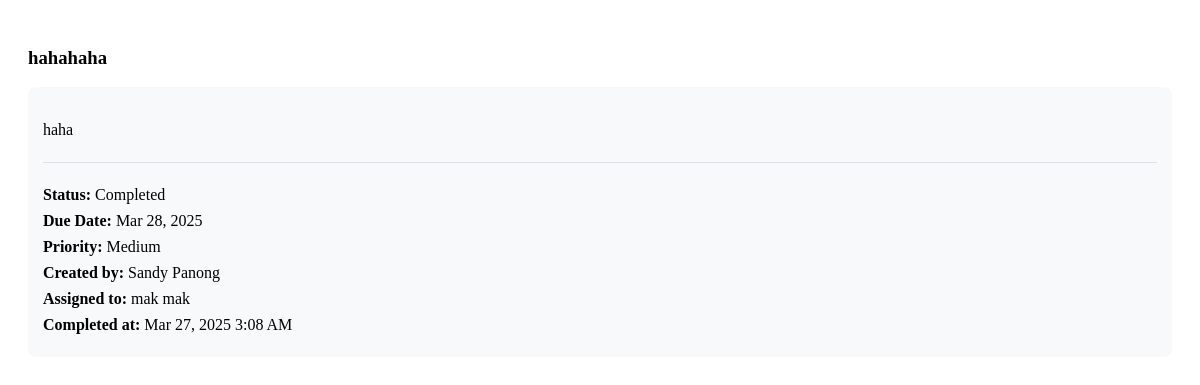
The page /maonani/get_task_details.php?task_id=25 (signed in) on the database its author committed.
### tables this page shows
CREATE TABLE `tasks` (
  `id` int(11) NOT NULL,
  `title` varchar(255) NOT NULL,
  `description` text NOT NULL,
  `created_by` int(11) NOT NULL,
  `assigned_to` int(11) NOT NULL,
  `created_at` timestamp NOT NULL DEFAULT current_timestamp(),
  `due_date` datetime NOT NULL,
  `status` enum('pending','completed','overdue') NOT NULL DEFAULT 'pending',
  `updated_at` timestamp NOT NULL DEFAULT current_timestamp() ON UPDATE current_timestamp(),
  `priority` enum('low','medium','high') DEFAULT 'medium',
  `completion_notes` text DEFAULT NULL,
  `completed_at` timestamp NULL DEFAULT NULL
);

CREATE TABLE `users` (
  `id` int(11) NOT NULL,
  `first_name` varchar(100) NOT NULL,
  `last_name` varchar(100) NOT NULL,
  `middle_name` varchar(100) DEFAULT NULL,
  `username` varchar(100) NOT NULL,
  `password` varchar(255) NOT NULL,
  `role` enum('admin','staff') NOT NULL DEFAULT 'staff',
  `phone` varchar(20) DEFAULT NULL
);

### maonani/get_task_details.php (the view, shortened to what this page needs)
<?php
$task_id = (int)$_GET['task_id'];
$host = "localhost";
$dbname = "accountant";
$db_username = "root";
$db_password = "";
$conn = new mysqli($host, $db_username, $db_password, $dbname);
$query = "SELECT t.*,
          u1.first_name as creator_first_name, u1.last_name as creator_last_name,
          u2.first_name as assigned_first_name, u2.last_name as assigned_last_name,
          GROUP_CONCAT(DISTINCT ta.file_name ORDER BY ta.id SEPARATOR '||') as attachment_names,
          GROUP_CONCAT(DISTINCT ta.file_path ORDER BY ta.id SEPARATOR '||') as attachment_paths
          FROM tasks t
          LEFT JOIN users u1 ON t.created_by = u1.id
          LEFT JOIN users u2 ON t.assigned_to = u2.id
          LEFT JOIN task_attachments ta ON t.id = ta.task_id
          WHERE t.id = ?
          GROUP BY t.id";
$stmt = $conn->prepare($query);
$stmt->bind_param("i", $task_id);
$stmt->execute();
$result = $stmt->get_result();
$task = $result->fetch_assoc();
?>
<div class="task-details-container">
    <h3><?php echo htmlspecialchars($task['title']); ?></h3>
    <div class="task-info">
        <p class="description"><?php echo nl2br(htmlspecialchars($task['description'])); ?></p>
        <div class="task-metadata">
            <p><strong>Status:</strong> <?php echo ucfirst($task['status']); ?></p>
            <p><strong>Due Date:</strong> <?php echo date('M j, Y', strtotime($task['due_date'])); ?></p>
            <p><strong>Priority:</strong> <?php echo ucfirst($task['priority']); ?></p>
            <p><strong>Created by:</strong> <?php echo htmlspecialchars($task['creator_first_name'] . ' ' . $task['creator_last_name']); ?></p>
            <p><strong>Assigned to:</strong> <?php echo htmlspecialchars($task['assigned_first_name'] . ' ' . $task['assigned_last_name']); ?></p>
            <?php if ($task['status'] === 'completed'): ?>
                <p><strong>Completed at:</strong> <?php echo date('M j, Y g:i A', strtotime($task['completed_at'])); ?></p>
            <?php endif; ?>
        </div>
    </div>
</div>

### maonani/get_task_details.php (style rules this page uses)
.task-details-container { padding: 20px; }
.task-info { background: #f8f9fa; padding: 15px; border-radius: 8px; margin-top: 15px; }
.task-info .description { margin-bottom: 20px; line-height: 1.5; }
.task-metadata { border-top: 1px solid #dee2e6; padding-top: 15px; margin-top: 15px; }
.task-metadata p { margin: 8px 0; }

### rows shown on the page
tasks: title "hahahaha", description "haha", status "Completed", due_date "Mar 28, 2025", priority "Medium", created_by.last_name "Sandy Panong", assigned_to.last_name "mak mak", completed_at "Mar 27, 2025 3:08 AM"
